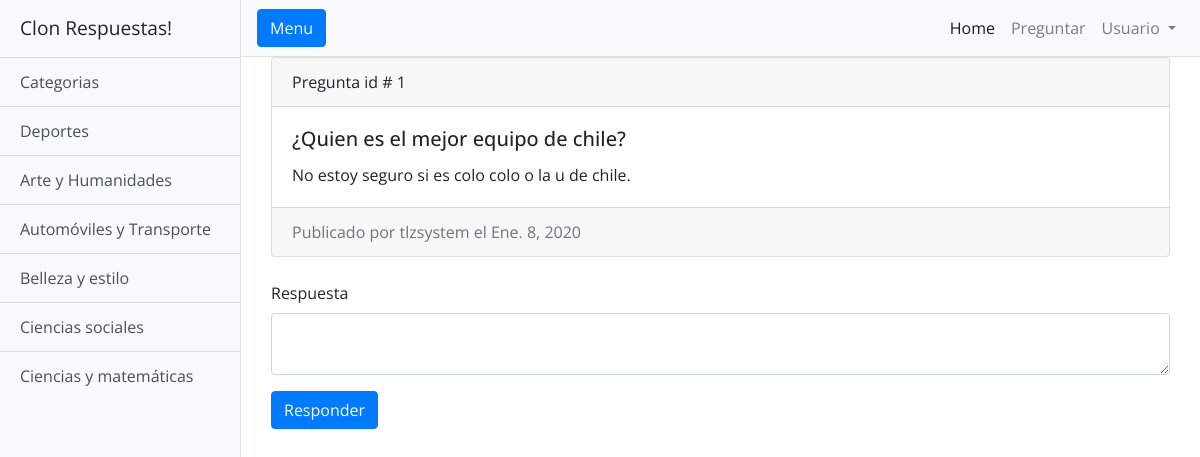
/respuesta/add/1, run on the app's committed database.
### categoria/models.py (models this page shows, shortened)
class Categoria(models.Model):
    nombre = models.CharField(max_length=100)
    class Meta:
        verbose_name_plural="Categorias"

### publicacion/models.py (models this page shows)
class Publicacion(models.Model):
    usuario = models.ForeignKey(User, on_delete=models.CASCADE)
    categoria = models.ForeignKey(Categoria, on_delete=models.CASCADE)
    pregunta = models.CharField(max_length=200)
    comentario = models.CharField(max_length=500)
    fecha_publicacion = models.DateField(auto_now_add=True)
    def __str__(self):
        return self.pregunta
    class Meta:
        verbose_name_plural="Publicaciones"

### respuesta/views.py (the view, shortened to what this page needs)
# urls.py: path('respuesta/add/<int:publicacion>', views.RespuestaCreate.as_view(), name= 'respuesta-create'),
class RespuestaCreate(CreateView):
    model = Respuesta
    fields = ['respuesta', 'publicacion']
    def get_context_data(self, **kwargs):
        context = super(RespuestaCreate, self).get_context_data(**kwargs)
        context['publicacion'] =Publicacion.objects.get(id=self.kwargs['publicacion'])
        return context

### categoria/contex_processors.py (called while the page is built)
def obtener_categorias(request):
    return {'categorias': Categoria.objects.all()}

### templates/respuesta/respuesta_form.html (shortened to what this page needs)
{% extends "base.html" %}
{% block content %}
<div class="container">
    <div class="card">
      <div class="card-header">
        Pregunta id # {{publicacion.id}}
      </div>
      <div class="card-body">
        <h5 class="card-title">{{ publicacion }}</h5>
        <p class="card-text">{{ publicacion.comentario }}</p>
      </div>
          <div class="card-footer text-muted">
            Publicado por {{ publicacion.usuario }} el {{ publicacion.fecha_publicacion }}
          </div>
    </div>
    <br>
    <form class="form-horizontal" role="form" method="post" action="">{% csrf_token %}
          <div class="form-group">
                <label for="{{ form.respuesta.id_for_label }}">Respuesta</label>
               <textarea class="form-control" id="{{ form.respuesta.id_for_label }}" name="{{ form.respuesta.html_name}}"></textarea>
            </div>
        <button type="submit" class="btn btn-primary">Responder</button>
    </form>
</div>
{% endblock %}

### templates/base.html (shortened to what this page needs)
{% load static %}
<!DOCTYPE html>
<html lang="en">
<head>
  <link rel="stylesheet" href="{% static "vendor/bootstrap/css/bootstrap.min.css"  %}">
  <link rel="stylesheet" href="{% static "css/simple-sidebar.css"  %}">
</head>
<body>
  <div class="d-flex" id="wrapper">
    <div class="bg-light border-right" id="sidebar-wrapper">
      <div class="sidebar-heading">Clon Respuestas! </div>
      <div class="list-group list-group-flush">
        <span class="list-group-item list-group-item-action bg-light">Categorias</span>
        {% for categoria in categorias %}
          <a href="{% url 'publicaciones-by-categoria' categoria.id %}" class="list-group-item list-group-item-action bg-light">{{ categoria.nombre }}</a>
        {% endfor %}
      </div>
    </div>
    <div id="page-content-wrapper">
      <nav class="navbar navbar-expand-lg navbar-light bg-light border-bottom">
        <button class="btn btn-primary" id="menu-toggle">Menu</button>
        <div class="collapse navbar-collapse" id="navbarSupportedContent">
          <ul class="navbar-nav ml-auto mt-2 mt-lg-0">
            <li class="nav-item active">
              <a class="nav-link" href="#">Home <span class="sr-only">(current)</span></a>
            </li>
            <li class="nav-item">
              <a class="nav-link" href="#">Preguntar</a>
            </li>
            {% if user.is_authenticated %}
            <li class="nav-item dropdown">
              <a class="nav-link dropdown-toggle" href="#" id="navbarDropdown" role="button" data-toggle="dropdown" aria-haspopup="true" aria-expanded="false">
                Usuario
              </a>
              <div class="dropdown-menu dropdown-menu-right" aria-labelledby="navbarDropdown">
                <a class="dropdown-item" href="#">Salir</a>
              </div>
            </li>
            {% else %}
            <li class="nav-item dropdown">
              <a class="nav-link dropdown-toggle" href="#" id="navbarDropdown" role="button" data-toggle="dropdown" aria-haspopup="true" aria-expanded="false">
                Usuario
              </a>
            </li>
            {% endif %}
          </ul>
        </div>
      </nav>
      <div class="container-fluid">
        {% block content %}
       {% endblock %}
      </div>
    </div>
  </div>
</body>
</html>

### static/css/simple-sidebar.css (style rules this page uses)
body { overflow-x: hidden; font-family: 'Open Sans', sans-serif; }
#sidebar-wrapper { min-height: 100vh; margin-left: -15rem; -webkit-transition: margin .25s ease-out; -moz-transition: margin .25s ease-out; -o-transition: margin .25s ease-out; transition: margin .25s ease-out; }
#sidebar-wrapper .sidebar-heading { padding: 0.875rem 1.25rem; font-size: 1.2rem; }
#sidebar-wrapper .list-group { width: 15rem; }
#page-content-wrapper { min-width: 100vw; }
@media (min-width: 768px) { #sidebar-wrapper { margin-left: 0; } }
@media (min-width: 768px) { #page-content-wrapper { min-width: 0; width: 100%; } }

### data on the page
Categoria: nombre "Deportes"
Categoria: nombre "Arte y Humanidades"
Categoria: nombre "Automóviles y Transporte"
Categoria: nombre "Belleza y estilo"
Categoria: nombre "Ciencias sociales"
Categoria: nombre "Ciencias y matemáticas"
Publicacion: id "1", pregunta "¿Quien es el mejor equipo de chile?", comentario "No estoy seguro si es colo colo o la u de chile.", usuario "tlzsystem", fecha_publicacion "Ene. 8, 2020"
